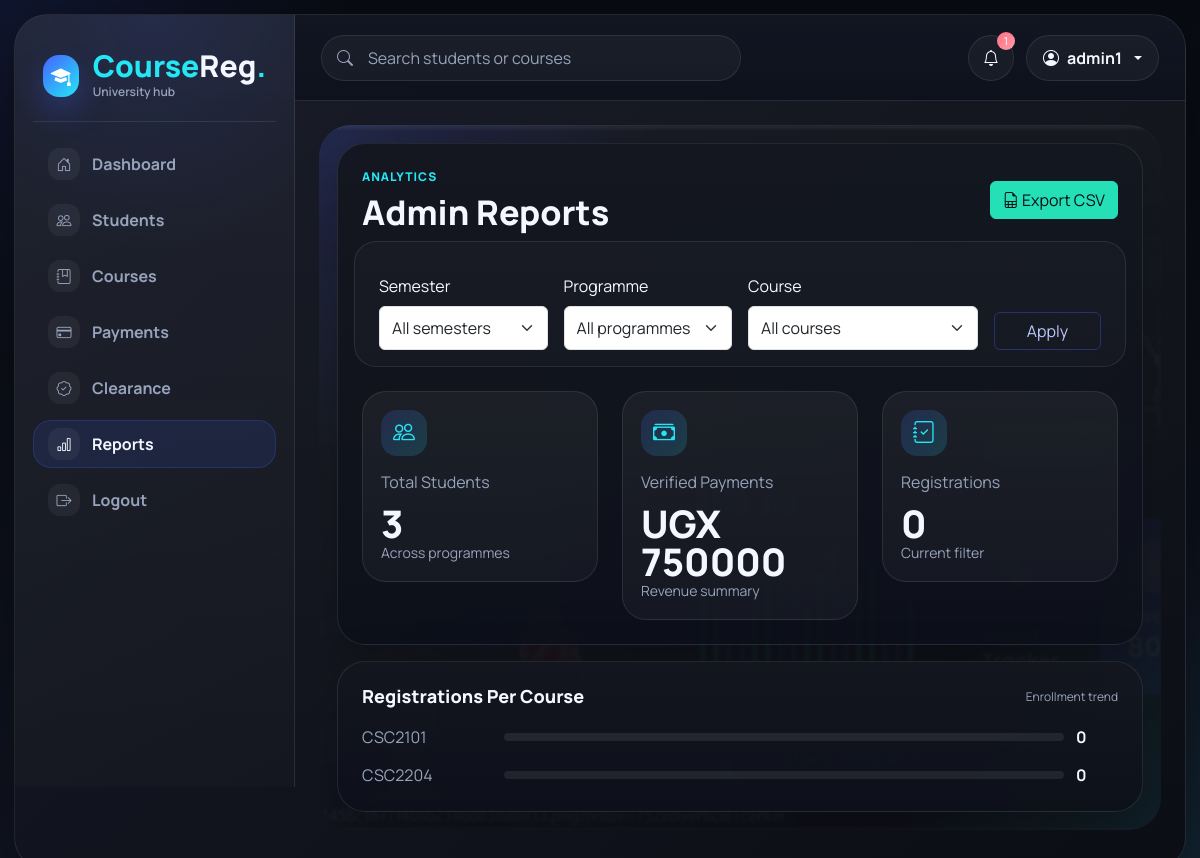
/reports/ (signed in), run on the app's committed database.
### apps/accounts/models.py (models this page shows)
class User(AbstractUser):
    class Roles(models.TextChoices):
        ADMIN = "ADMIN", "Admin"
        STUDENT = "STUDENT", "Student"
    role = models.CharField(max_length=20, choices=Roles.choices, default=Roles.STUDENT)
    created_at = models.DateTimeField(default=timezone.now)
    @property
    def is_admin_role(self):
        return self.role == self.Roles.ADMIN or self.is_staff

### apps/courses/models.py (models this page shows, shortened)
class Course(models.Model):
    code = models.CharField(max_length=20, unique=True)
    title = models.CharField(max_length=200)
    credit_units = models.PositiveSmallIntegerField()
    department = models.CharField(max_length=120)
    prerequisites = models.ManyToManyField("self", blank=True, symmetrical=False)
    semester = models.CharField(max_length=20)
    capacity = models.PositiveIntegerField(default=80)
    day_of_week = models.PositiveSmallIntegerField(choices=[(i, d) for i, d in enumerate(["Mon", "Tue", "Wed", "Thu", "Fri", "Sat", "Sun"], 1)])
    start_time = models.TimeField()
    end_time = models.TimeField()
    class Meta:
        ordering = ["code"]

### apps/reports/views.py (the view, shortened to what this page needs)
# urls.py: path("", admin_reports, name="admin_reports"),
@user_passes_test(admin_required)
def admin_reports(request):
    semester = request.GET.get("semester", "")
    programme = request.GET.get("programme", "")
    course_id = request.GET.get("course", "")
    registrations = Registration.objects.select_related("student", "course")
    if semester:
        registrations = registrations.filter(semester=semester)
    if programme:
        registrations = registrations.filter(student__programme=programme)
    if course_id:
        registrations = registrations.filter(course_id=course_id)
    context = {
        "semester": semester,
        "programme": programme,
        "course_id": course_id,
        "total_students": Student.objects.count(),
        "payment_total": Payment.objects.filter(status=Payment.Status.VERIFIED).aggregate(total=Sum("amount"))["total"] or 0,
        "registrations": registrations,
        "per_course": Course.objects.annotate(total_registrations=Count("registrations")).order_by("code"),
        "courses": Course.objects.order_by("code"),
        "semesters": Course.objects.order_by("semester").values_list("semester", flat=True).distinct(),
        "programmes": Student.objects.order_by("programme").values_list("programme", flat=True).distinct(),
    }
    return render(request, "admin_reports.html", context)

### apps/notifications/context_processors.py (called while the page is built)
def unread_notifications(request):
    if not request.user.is_authenticated or not hasattr(request.user, "student_profile"):
        return {"unread_notifications_count": 0}
    return {
        "unread_notifications_count": request.user.student_profile.notifications.filter(is_read=False).count()
    }

### apps/reports/views.py (called while the page is built)
def admin_required(user):
    return user.is_authenticated and user.is_admin_role

### templates/admin_reports.html (shortened to what this page needs)
{% extends "base.html" %}
{% block content %}
<section class="page-stage">
  <div class="console-card">
    <div class="page-heading">
      <div><p class="eyebrow">Analytics</p><h1>Admin Reports</h1></div>
      <a class="btn btn-success" href="?semester={{ semester }}&programme={{ programme }}&course={{ course_id }}&format=csv"><i class="bi bi-file-earmark-spreadsheet"></i> Export CSV</a>
    </div>
    <form method="get" class="row g-3 align-items-end console-toolbar mb-4">
      <div class="col-12 col-md-3">
        <label class="form-label">Semester</label>
        <select class="form-select" name="semester">
          <option value="">All semesters</option>
        </select>
      </div>
      <div class="col-12 col-md-3">
        <label class="form-label">Programme</label>
        <select class="form-select" name="programme">
          <option value="">All programmes</option>
        </select>
      </div>
      <div class="col-12 col-md-4">
        <label class="form-label">Course</label>
        <select class="form-select" name="course">
          <option value="">All courses</option>
        </select>
      </div>
      <div class="col-12 col-md-2 d-grid"><button class="btn btn-outline-primary">Apply</button></div>
    </form>
    <div class="row g-4">
      <div class="col-12 col-md-4"><div class="stat-card"><div class="stat-icon"><i class="bi bi-people"></i></div><span>Total Students</span><strong>{{ total_students }}</strong><small>Across programmes</small></div></div>
      <div class="col-12 col-md-4"><div class="stat-card"><div class="stat-icon"><i class="bi bi-cash-stack"></i></div><span>Verified Payments</span><strong>UGX {{ payment_total }}</strong><small>Revenue summary</small></div></div>
      <div class="col-12 col-md-4"><div class="stat-card"><div class="stat-icon"><i class="bi bi-journal-check"></i></div><span>Registrations</span><strong>{{ registrations.count }}</strong><small>Current filter</small></div></div>
    </div>
  </div>
  <div class="console-card">
    <div class="section-title"><h2>Registrations Per Course</h2><span class="console-note">Enrollment trend</span></div>
    <div class="bar-list">
      {% for course in per_course %}
        <div class="bar-row"><span>{{ course.code }}</span><div></div><strong>{{ course.total_registrations }}</strong></div>
      {% empty %}
        <p class="text-muted mb-0">No courses found.</p>
      {% endfor %}
    </div>
  </div>
</section>
{% endblock %}

### templates/base.html (shortened to what this page needs)
{% load static %}
<!doctype html>
<html lang="en">
<head>
  <link href="https://cdn.jsdelivr.net/npm/bootstrap@5.3.3/dist/css/bootstrap.min.css" rel="stylesheet">
  <link href="https://cdn.jsdelivr.net/npm/bootstrap-icons@1.11.3/font/bootstrap-icons.css" rel="stylesheet">
  <link rel="stylesheet" href="{% static 'css/style.css' %}">
</head>
<body class="{% if user.is_authenticated %}console-page {% endif %}{% block body_class %}{% endblock %}">
  {% if user.is_authenticated %}
    <div class="app-shell">
      <aside class="sidebar offcanvas-lg offcanvas-start" tabindex="-1" id="sidebarMenu">
        <div class="sidebar-brand">
          <i class="bi bi-mortarboard-fill"></i>
          <div class="brand-lockup">
            <span class="brand-word">Course<span>Reg</span>.</span>
            <small>University hub</small>
          </div>
        </div>
        <nav class="sidebar-nav">
          <a class="{% if request.resolver_match.url_name == 'dashboard' %}active{% endif %}" href="{% url 'dashboard' %}">
            <i class="bi bi-house-door"></i><span>Dashboard</span>
          </a>
          {% if user.is_admin_role %}
            <a class="{% if request.resolver_match.url_name == 'student_list' %}active{% endif %}" href="{% url 'student_list' %}">
              <i class="bi bi-people"></i><span>Students</span>
            </a>
            <a class="{% if request.resolver_match.url_name == 'course_list' %}active{% endif %}" href="{% url 'course_list' %}">
              <i class="bi bi-journal-bookmark"></i><span>Courses</span>
            </a>
            <a class="{% if request.resolver_match.url_name == 'payment_queue' %}active{% endif %}" href="{% url 'payment_queue' %}">
              <i class="bi bi-credit-card"></i><span>Payments</span>
            </a>
            <a class="{% if request.resolver_match.url_name == 'clearance_queue' %}active{% endif %}" href="{% url 'clearance_queue' %}">
              <i class="bi bi-patch-check"></i><span>Clearance</span>
            </a>
            <a class="{% if request.resolver_match.url_name == 'admin_reports' %}active{% endif %}" href="{% url 'admin_reports' %}">
              <i class="bi bi-bar-chart"></i><span>Reports</span>
            </a>
          {% endif %}
          <a href="{% url 'logout' %}"><i class="bi bi-box-arrow-right"></i><span>Logout</span></a>
        </nav>
      </aside>
      <div class="main-panel">
        <header class="topnav">
          <form class="top-search" method="get" action="{% if user.is_admin_role %}{% url 'student_list' %}{% else %}{% url 'register_course' %}{% endif %}">
            <i class="bi bi-search"></i>
            <input name="q" type="search" placeholder="Search students or courses">
          </form>
          <div class="top-actions">
            <a class="notification-link" href="{% if user.is_admin_role %}{% url 'payment_queue' %}{% else %}{% url 'notification_list' %}{% endif %}">
              <i class="bi bi-bell"></i>
              {% if unread_notifications_count %}<span>{{ unread_notifications_count }}</span>{% endif %}
            </a>
            <div class="dropdown">
              <button class="btn profile-chip dropdown-toggle" data-bs-toggle="dropdown">
                <i class="bi bi-person-circle"></i>{{ user.username }}
              </button>
            </div>
          </div>
        </header>
        <main class="content-area">
  {% else %}
    <main class="container">
  {% endif %}
      {% block content %}{% endblock %}
    </main>
  {% if user.is_authenticated %}
      </div>
    </div>
  {% endif %}
</body>
</html>

### data on the page
User: username "admin1"
Course: code "CSC2101", total_registrations "0"
Course: code "CSC2204", total_registrations "0"

### other printed values
{{ unread_notifications_count }} "1"
{{ total_students }} "3"
{{ payment_total }} "750000"
{{ registrations.count }} "0"
